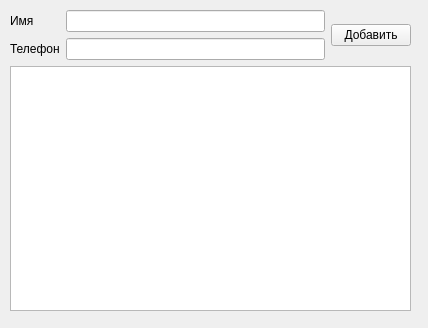
<?xml version="1.0" encoding="UTF-8"?>
<ui version="4.0">
 <class>MyNotes</class>
 <widget class="QWidget" name="MyNotes">
  <property name="geometry">
   <rect>
    <x>0</x>
    <y>0</y>
    <width>428</width>
    <height>328</height>
   </rect>
  </property>
  <property name="windowTitle">
   <string>Записная книжка</string>
  </property>
  <widget class="QWidget" name="verticalLayoutWidget">
   <property name="geometry">
    <rect>
     <x>10</x>
     <y>10</y>
     <width>401</width>
     <height>301</height>
    </rect>
   </property>
   <layout class="QVBoxLayout" name="verticalLayout">
    <item>
     <layout class="QVBoxLayout" name="verticalLayout_2">
      <item>
       <layout class="QHBoxLayout" name="horizontalLayout">
        <item>
         <layout class="QVBoxLayout" name="verticalLayout_3">
          <item>
           <widget class="QLabel" name="label_2">
            <property name="text">
             <string>Имя</string>
            </property>
           </widget>
          </item>
          <item>
           <widget class="QLabel" name="label">
            <property name="text">
             <string>Телефон</string>
            </property>
           </widget>
          </item>
         </layout>
        </item>
        <item>
         <layout class="QVBoxLayout" name="verticalLayout_4">
          <item>
           <widget class="QLineEdit" name="contactName">
            <property name="sizePolicy">
             <sizepolicy hsizetype="Expanding" vsizetype="Fixed">
              <horstretch>0</horstretch>
              <verstretch>0</verstretch>
             </sizepolicy>
            </property>
           </widget>
          </item>
          <item>
           <widget class="QLineEdit" name="contactNumber">
            <property name="sizePolicy">
             <sizepolicy hsizetype="Expanding" vsizetype="Fixed">
              <horstretch>0</horstretch>
              <verstretch>0</verstretch>
             </sizepolicy>
            </property>
           </widget>
          </item>
         </layout>
        </item>
        <item>
         <widget class="QPushButton" name="addContactBtn">
          <property name="text">
           <string>Добавить</string>
          </property>
         </widget>
        </item>
       </layout>
      </item>
      <item>
       <widget class="QListWidget" name="contactList">
        <property name="sizePolicy">
         <sizepolicy hsizetype="Expanding" vsizetype="Expanding">
          <horstretch>0</horstretch>
          <verstretch>0</verstretch>
         </sizepolicy>
        </property>
       </widget>
      </item>
     </layout>
    </item>
   </layout>
  </widget>
 </widget>
 <resources/>
 <connections/>
</ui>
